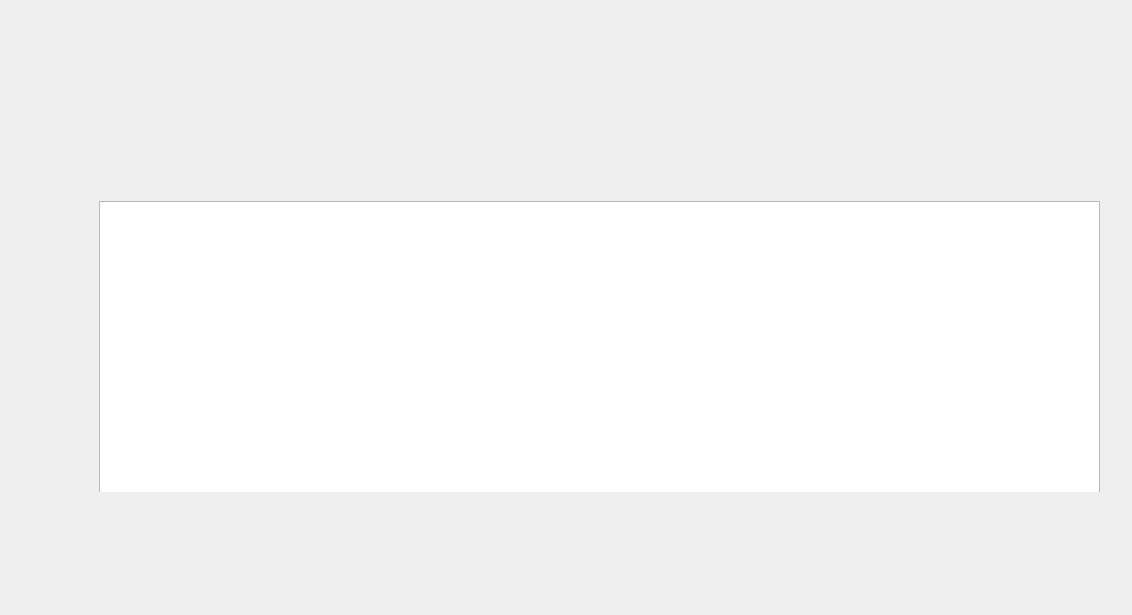
<?xml version="1.0" encoding="UTF-8"?>
<ui version="4.0">
 <class>PerioTestClass</class>
 <widget class="QWidget" name="PerioTestClass">
  <property name="geometry">
   <rect>
    <x>0</x>
    <y>0</y>
    <width>1132</width>
    <height>615</height>
   </rect>
  </property>
  <property name="windowTitle">
   <string>PerioTest</string>
  </property>
  <widget class="PerioSurfaceHeader" name="toothHeader" native="true">
   <property name="geometry">
    <rect>
     <x>10</x>
     <y>20</y>
     <width>1101</width>
     <height>51</height>
    </rect>
   </property>
  </widget>
  <widget class="PerioSurfaceData" name="perioData" native="true">
   <property name="geometry">
    <rect>
     <x>10</x>
     <y>70</y>
     <width>1101</width>
     <height>121</height>
    </rect>
   </property>
  </widget>
  <widget class="PerioSurfaceData" name="perioData_2" native="true">
   <property name="geometry">
    <rect>
     <x>10</x>
     <y>490</y>
     <width>1101</width>
     <height>101</height>
    </rect>
   </property>
  </widget>
  <widget class="QWidget" name="layoutWidget">
   <property name="geometry">
    <rect>
     <x>10</x>
     <y>190</y>
     <width>1101</width>
     <height>302</height>
    </rect>
   </property>
   <layout class="QHBoxLayout" name="horizontalLayout">
    <property name="spacing">
     <number>0</number>
    </property>
    <item>
     <spacer name="horizontalSpacer">
      <property name="orientation">
       <enum>Qt::Horizontal</enum>
      </property>
      <property name="sizeType">
       <enum>QSizePolicy::Fixed</enum>
      </property>
      <property name="sizeHint" stdset="0">
       <size>
        <width>78</width>
        <height>20</height>
       </size>
      </property>
     </spacer>
    </item>
    <item>
     <widget class="PerioView" name="graphicsView">
      <property name="minimumSize">
       <size>
        <width>495</width>
        <height>300</height>
       </size>
      </property>
     </widget>
    </item>
   </layout>
  </widget>
 </widget>
 <layoutdefault spacing="6" margin="11"/>
 <customwidgets>
  <customwidget>
   <class>PerioSurfaceData</class>
   <extends>QWidget</extends>
   <header>widgets/PerioSurfaceData.h</header>
   <container>1</container>
  </customwidget>
  <customwidget>
   <class>PerioSurfaceHeader</class>
   <extends>QWidget</extends>
   <header>widgets/PerioSurfaceHeader.h</header>
   <container>1</container>
  </customwidget>
  <customwidget>
   <class>PerioView</class>
   <extends>QGraphicsView</extends>
   <header>PerioView/perioview.h</header>
  </customwidget>
 </customwidgets>
 <resources>
  <include location="PerioTest.qrc"/>
 </resources>
 <connections/>
</ui>
